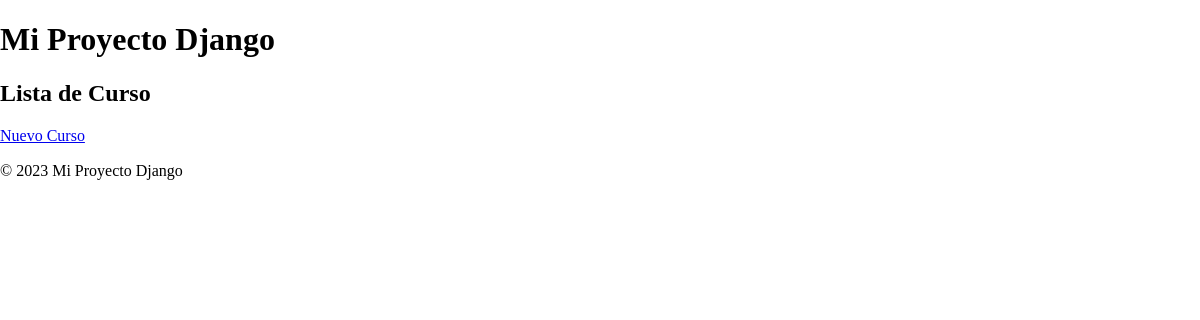
The page /cursos/ on the database as committed earlier.
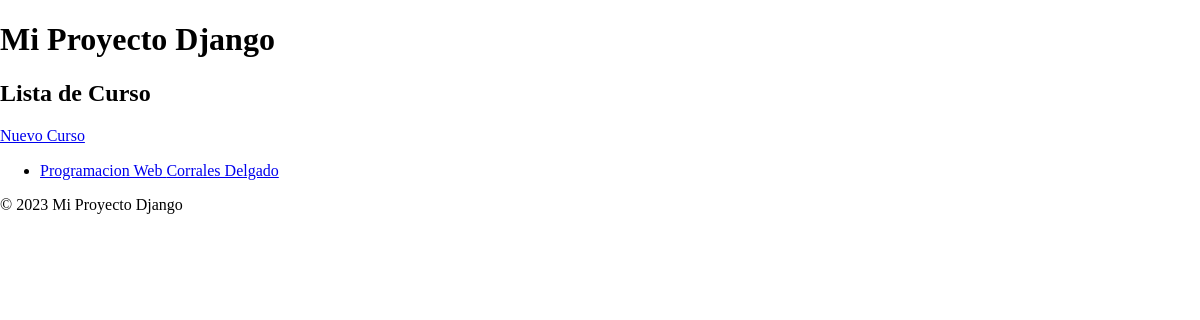
The same page on the database as committed later.
### alummno/models.py (models this page shows, shortened)
class Curso(models.Model):
    name = models.CharField(max_length=100)
    teacher_name = models.CharField(max_length=100)

### alummno/views.py (the view)
# urls.py: path('cursos/', CursoListView.as_view(), name='curso-list'),
class CursoListView(ListView):
    model = Curso
    template_name = 'alummno/curso_list.html'

### alummno/templates/alummno/curso_list.html
{% extends "base_generic.html" %}
{% block content %}
  <h2>Lista de Curso</h2>
  <a href="{% url 'curso-create' %}">Nuevo Curso</a>
  <ul>
    {% for curso in object_list %}
      <li>
        <a href="{% url 'curso-detail' curso.pk %}">{{ curso.name }} {{ curso.teacher_name }}</a>
      </li>
    {% endfor %}
  </ul>
{% endblock %}

Rows that differ between the two databases and show on the page:
added Curso: name "Programacion Web", teacher_name "Corrales Delgado"
